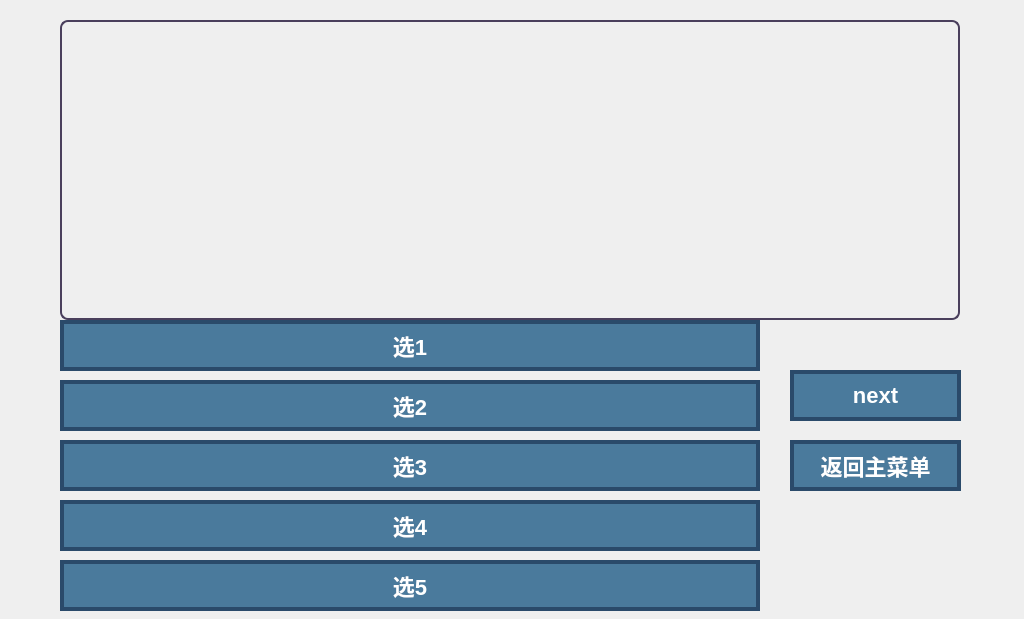
<?xml version="1.0" encoding="UTF-8"?>
<ui version="4.0">
 <class>forest</class>
 <widget class="QWidget" name="forest">
  <property name="geometry"><rect><x>0</x><y>0</y><width>1024</width><height>619</height></rect></property>
  <property name="windowTitle"><string>幽暗密林</string></property>
  <widget class="QTextEdit" name="textEdit">
   <property name="geometry"><rect><x>60</x><y>20</y><width>900</width><height>300</height></rect></property>
   <property name="font"><font><family>楷体</family><pointsize>20</pointsize></font></property>
   <property name="styleSheet"><string notr="true">background: transparent; color: #F7F7F7; border: 2px solid #4a3f5c; border-radius: 8px; padding: 10px;</string></property>
  </widget>
  <widget class="QPushButton" name="button3">
   <property name="geometry"><rect><x>60</x><y>320</y><width>700</width><height>51</height></rect></property>
   <property name="styleSheet"><string notr="true">QPushButton { background-color: #4a7a9c; color: #ffffff; font-family: 楷体; font-size: 22px; font-weight: bold; border: 4px solid #2a4a6a; border-radius: 0px; padding: 8px 20px; } QPushButton:hover { background-color: #5a8aac; border-color: #3a5a7a; } QPushButton:pressed { background-color: #2a5a7a; border-color: #1a3a5a; }</string></property>
   <property name="text"><string>选1</string></property>
  </widget>
  <widget class="QPushButton" name="button4">
   <property name="geometry"><rect><x>60</x><y>380</y><width>700</width><height>51</height></rect></property>
   <property name="styleSheet"><string notr="true">QPushButton { background-color: #4a7a9c; color: #ffffff; font-family: 楷体; font-size: 22px; font-weight: bold; border: 4px solid #2a4a6a; border-radius: 0px; padding: 8px 20px; } QPushButton:hover { background-color: #5a8aac; border-color: #3a5a7a; } QPushButton:pressed { background-color: #2a5a7a; border-color: #1a3a5a; }</string></property>
   <property name="text"><string>选2</string></property>
  </widget>
  <widget class="QPushButton" name="button5">
   <property name="geometry"><rect><x>60</x><y>440</y><width>700</width><height>51</height></rect></property>
   <property name="styleSheet"><string notr="true">QPushButton { background-color: #4a7a9c; color: #ffffff; font-family: 楷体; font-size: 22px; font-weight: bold; border: 4px solid #2a4a6a; border-radius: 0px; padding: 8px 20px; } QPushButton:hover { background-color: #5a8aac; border-color: #3a5a7a; } QPushButton:pressed { background-color: #2a5a7a; border-color: #1a3a5a; }</string></property>
   <property name="text"><string>选3</string></property>
  </widget>
  <widget class="QPushButton" name="button6">
   <property name="geometry"><rect><x>60</x><y>500</y><width>700</width><height>51</height></rect></property>
   <property name="styleSheet"><string notr="true">QPushButton { background-color: #4a7a9c; color: #ffffff; font-family: 楷体; font-size: 22px; font-weight: bold; border: 4px solid #2a4a6a; border-radius: 0px; padding: 8px 20px; } QPushButton:hover { background-color: #5a8aac; border-color: #3a5a7a; } QPushButton:pressed { background-color: #2a5a7a; border-color: #1a3a5a; }</string></property>
   <property name="text"><string>选4</string></property>
  </widget>
  <widget class="QPushButton" name="button7">
   <property name="geometry"><rect><x>60</x><y>560</y><width>700</width><height>51</height></rect></property>
   <property name="styleSheet"><string notr="true">QPushButton { background-color: #4a7a9c; color: #ffffff; font-family: 楷体; font-size: 22px; font-weight: bold; border: 4px solid #2a4a6a; border-radius: 0px; padding: 8px 20px; } QPushButton:hover { background-color: #5a8aac; border-color: #3a5a7a; } QPushButton:pressed { background-color: #2a5a7a; border-color: #1a3a5a; }</string></property>
   <property name="text"><string>选5</string></property>
  </widget>
  <widget class="QPushButton" name="button_back">
   <property name="geometry"><rect><x>790</x><y>440</y><width>171</width><height>51</height></rect></property>
   <property name="styleSheet"><string notr="true">QPushButton { background-color: #4a7a9c; color: #ffffff; font-family: 楷体; font-size: 22px; font-weight: bold; border: 4px solid #2a4a6a; border-radius: 0px; padding: 8px 20px; } QPushButton:hover { background-color: #5a8aac; border-color: #3a5a7a; } QPushButton:pressed { background-color: #2a5a7a; border-color: #1a3a5a; }</string></property>
   <property name="text"><string>返回主菜单</string></property>
  </widget>
  <widget class="QPushButton" name="button_next">
   <property name="geometry"><rect><x>790</x><y>370</y><width>171</width><height>51</height></rect></property>
   <property name="styleSheet"><string notr="true">QPushButton { background-color: #4a7a9c; color: #ffffff; font-family: 楷体; font-size: 22px; font-weight: bold; border: 4px solid #2a4a6a; border-radius: 0px; padding: 8px 20px; } QPushButton:hover { background-color: #5a8aac; border-color: #3a5a7a; } QPushButton:pressed { background-color: #2a5a7a; border-color: #1a3a5a; }</string></property>
   <property name="text"><string>next</string></property>
  </widget>
 </widget>
 <resources/><connections/>
</ui>
